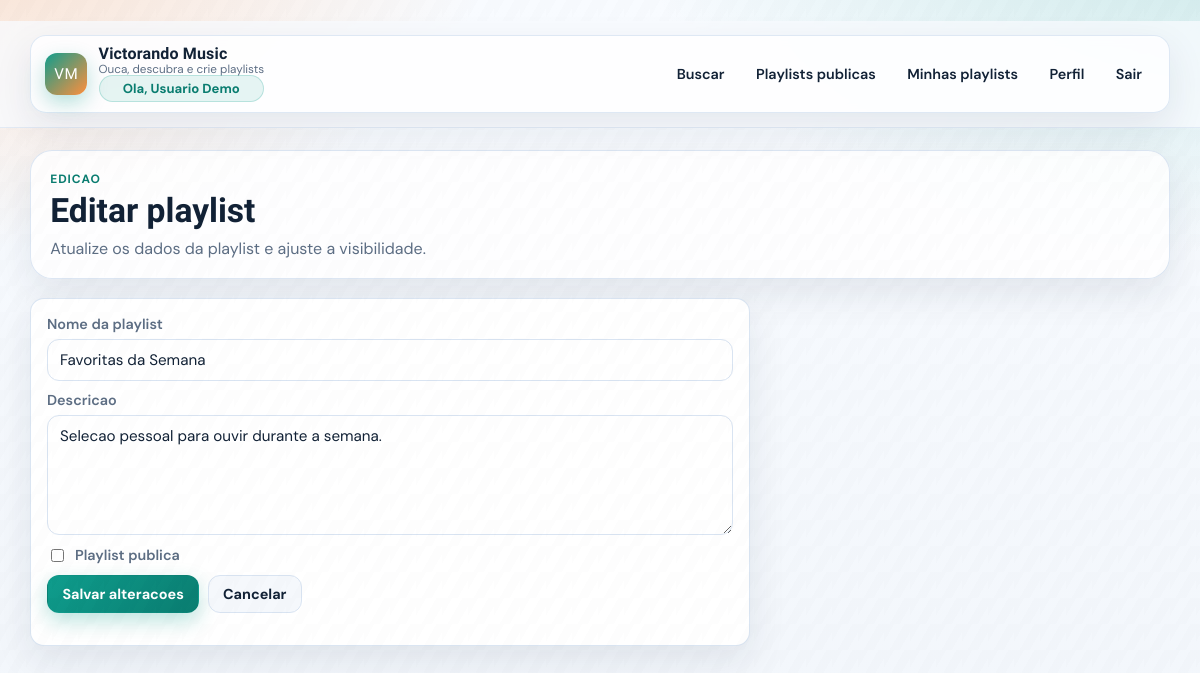
Page /playlist/2/editar (signed in) on the committed database.
### app/models/user.py (models this page shows, shortened)
class User(UserMixin, db.Model):
    __tablename__ = 'usuarios'
    id = db.Column(db.Integer, primary_key=True)
    tenant_id = db.Column(db.Integer, db.ForeignKey('tenants.id'), nullable=False, index=True)
    nome = db.Column(db.String(100), nullable=False)
    email = db.Column(db.String(120), unique=True, nullable=False, index=True)
    senha = db.Column(db.String(255), nullable=False)
    email_verificado_em = db.Column(db.DateTime)
    email_verificacao_token = db.Column(db.String(255), unique=True, index=True)
    reset_senha_token = db.Column(db.String(255), unique=True, index=True)
    reset_senha_expira_em = db.Column(db.DateTime)
    data_criacao = db.Column(db.DateTime, default=datetime.utcnow, nullable=False)
    ativo = db.Column(db.Boolean, default=True)
    playlists = db.relationship('Playlist', backref='usuario', lazy='dynamic', cascade='all, delete-orphan')
    favoritos = db.relationship('Music', secondary='favoritos', backref='usuarios_favoritaram', lazy='dynamic')
    memberships = db.relationship(
        'Membership',
        back_populates='user',
        lazy='dynamic',
        cascade='all, delete-orphan',
    )

### app/models/playlist.py (models this page shows, shortened)
class Playlist(db.Model):
    __tablename__ = 'playlists'
    __table_args__ = (
        db.UniqueConstraint('tenant_id', 'usuario_id', 'nome', name='uq_playlists_tenant_usuario_nome'),
    )
    id = db.Column(db.Integer, primary_key=True)
    tenant_id = db.Column(db.Integer, db.ForeignKey('tenants.id'), nullable=False, index=True)
    usuario_id = db.Column(db.Integer, db.ForeignKey('usuarios.id'), nullable=False, index=True)
    nome = db.Column(db.String(100), nullable=False)
    descricao = db.Column(db.Text)
    data_criacao = db.Column(db.DateTime, default=datetime.utcnow, nullable=False)
    publica = db.Column(db.Boolean, default=False)
    musicas = db.relationship(
        'Music',
        secondary='playlist_musicas',
        backref=db.backref('playlists', lazy='dynamic', overlaps='playlist_musicas_rel,musica,playlist'),
        lazy='dynamic',
        overlaps='playlist_musicas_rel,musica,playlist',
    )
    @property
    def total_musicas(self):
        return self.musicas.count()
    @property
    def duracao_total(self):
        return sum(musica.duracao for musica in self.musicas if musica.duracao)
    def to_dict(self, include_musicas=False):
        data = {
            'id': self.id,
            'tenant_id': self.tenant_id,
            'usuario_id': self.usuario_id,
            'nome': self.nome,
            'descricao': self.descricao,
            'data_criacao': self.data_criacao.isoformat(),
            'publica': self.publica,
            'total_musicas': self.total_musicas,
            'duracao_total': self.duracao_total,
        }
        if include_musicas:
            musicas_ordenadas = PlaylistMusica.query.filter_by(playlist_id=self.id).order_by(PlaylistMusica.posicao).all()
            data['musicas'] = [{**pm.musica.to_dict(), 'posicao': pm.posicao} for pm in musicas_ordenadas]
        return data

### app/views/playlist_routes.py (the view, shortened to what this page needs)
@playlist_bp.route('/<int:playlist_id>/editar', methods=['GET', 'POST'])
@login_required
def editar(playlist_id):
    resultado = PlaylistController.obter_playlist(
        playlist_id,
        current_user.id,
        tenant_id=current_user.tenant_id,
    )
    if not resultado['success']:
        flash(resultado.get('message', 'Playlist nao encontrada'), 'error')
        return redirect(url_for('playlist.minhas_playlists'))
    playlist = resultado['playlist']
    return render_template('editar_playlist.html', playlist=playlist)

### app/__init__.py (called while the page is built)
def _build_app_initials(app_name):
    parts = [part[0].upper() for part in app_name.split() if part and part[0].isalnum()]
    return ''.join(parts[:2]) or 'SM'

### app/controllers/playlist_controller.py (called while the page is built)
    @staticmethod
    def _resolve_tenant_id(usuario_id=None, tenant_id=None):
        if tenant_id is not None:
            return tenant_id
        if usuario_id is not None:
            usuario = db.session.get(User, usuario_id)
            if usuario:
                return usuario.tenant_id
        return Tenant.resolve_default_id()

    @staticmethod
    def _query_playlist_by_tenant(playlist_id, tenant_id):
        query = Playlist.query.filter_by(id=playlist_id)
        if tenant_id is not None:
            query = query.filter_by(tenant_id=tenant_id)
        return query.first()

    @staticmethod
    def obter_playlist(playlist_id, usuario_id=None, tenant_id=None):
        try:
            tenant_resolvido = PlaylistController._resolve_tenant_id(usuario_id=usuario_id, tenant_id=tenant_id)
            playlist = PlaylistController._query_playlist_by_tenant(playlist_id, tenant_resolvido)
            if not playlist:
                return {'success': False, 'message': 'Playlist nao encontrada'}
            if not playlist.publica and playlist.usuario_id != usuario_id:
                return {'success': False, 'message': 'Acesso negado'}
            return {'success': True, 'playlist': playlist.to_dict(include_musicas=True)}
        except Exception as e:
            return {'success': False, 'message': f'Erro ao obter playlist: {str(e)}'}

### app/extensions.py (called while the page is built, shortened)
def _register_request_observability(app):
    @app.before_request
    def _mark_request_start():
        g._request_start_ts = monotonic()
    @app.after_request
    def _log_request(response):
        start = getattr(g, '_request_start_ts', None)
        if start is None:
            return response
        duration_ms = (monotonic() - start) * 1000
        response.headers['X-Request-Duration-Ms'] = f'{duration_ms:.2f}'
        app.logger.info(
            'request method=%s path=%s status=%s duration_ms=%.2f',
            request.method,
            request.path,
            response.status_code,
            duration_ms,
        )
        return response

def _register_rate_limiting(app):
    @app.before_request
    def _guard_rate_limit():
        if not app.config.get('RATE_LIMIT_ENABLED', True):
            return None
        if not request.path.startswith('/api/'):
            return None

### app/templates/editar_playlist.html (shortened to what this page needs)
﻿{% extends 'base.html' %}
{% block content %}
<section class="page-header" data-animate>
  <p class="kicker">Edicao</p>
  <h1 class="page-title">Editar playlist</h1>
  <p class="page-subtitle">Atualize os dados da playlist e ajuste a visibilidade.</p>
</section>
<section class="form-card" data-animate style="--delay: 80ms; max-width: 720px;">
  <form method="post" class="form form-stack">
    <label class="field">Nome da playlist
      <input type="text" name="nome" value="{{ playlist.nome }}" required>
    </label>
    <label class="field">Descricao
      <textarea name="descricao">{{ playlist.descricao }}</textarea>
    </label>
    <label class="checkbox-field">
      <input type="checkbox" name="publica" {% if playlist.publica %}checked{% endif %}>
      Playlist publica
    </label>
    <div class="actions">
      <button type="submit">Salvar alteracoes</button>
      <a class="btn btn-ghost" href="{{ url_for('playlist.detalhes', playlist_id=playlist.id) }}">Cancelar</a>
    </div>
  </form>
</section>
{% endblock %}

### app/templates/base.html (shortened to what this page needs)
﻿<!doctype html>
<html lang="pt-BR">
<head>
  <link rel="stylesheet" href="{{ url_for('static', filename='css/style.css') }}">
</head>
<body>
<header class="topbar">
  <div class="topbar-inner" data-animate>
    <a href="{{ url_for('music.index') }}" class="brand">
      <span class="brand-badge">{{ APP_INITIALS }}</span>
      <span class="brand-text">
        <strong>{{ APP_NAME }}</strong>
        <small>Ouca, descubra e crie playlists</small>
        <span class="user-pill brand-text">Ola, {{ current_user.nome }}</span>
      </span>
    </a>
    <nav class="nav-links">
      <a class="nav-link" href="{{ url_for('music.buscar') }}">Buscar</a>
      <a class="nav-link" href="{{ url_for('playlist.publicas') }}">Playlists publicas</a>
      {% if current_user.is_authenticated %}
        <a class="nav-link" href="{{ url_for('playlist.minhas_playlists') }}">Minhas playlists</a>
        <a class="nav-link" href="{{ url_for('auth.perfil') }}">Perfil</a>
        <a class="nav-link" href="{{ url_for('auth.logout') }}">Sair</a>
      {% else %}
        <a class="nav-link" href="{{ url_for('auth.login') }}">Entrar</a>
        <a class="nav-link" href="{{ url_for('auth.register') }}">Cadastrar</a>
      {% endif %}
    </nav>
  </div>
</header>
<main class="container">
  <div class="page-content">
    {% block content %}{% endblock %}
  </div>
</main>
</body>
</html>

### rows in the picture
User: nome "Usuario Demo"
Playlist: nome "Favoritas da Semana", descricao "Selecao pessoal para ouvir durante a semana."

### other values in the picture
{{ APP_INITIALS }} "VM"
{{ APP_NAME }} "Victorando Music"
